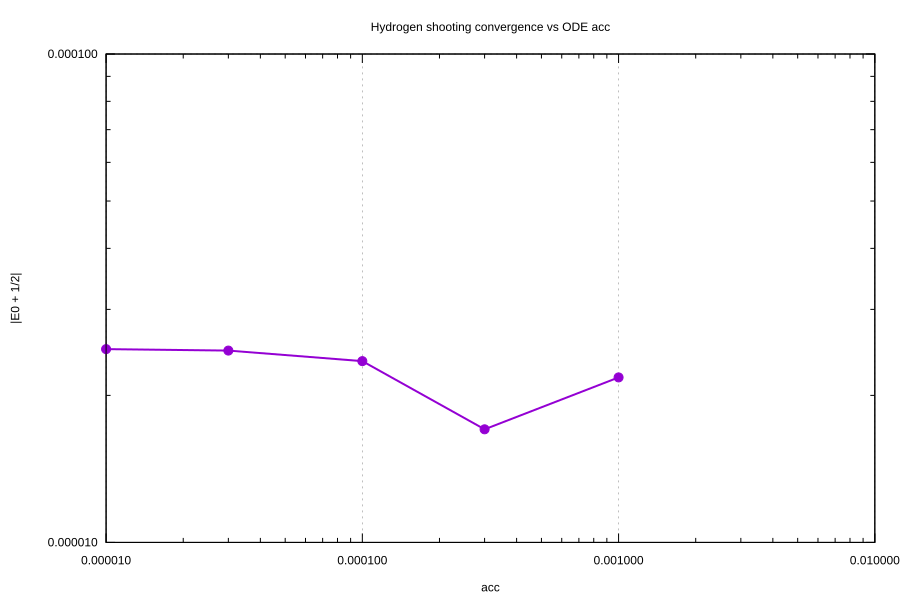

gnuplot code for this plot:
# Convergence of E0 with respect to ODE absolute tolerance acc.
set terminal svg size 900,600 enhanced background rgb 'white'
set output 'plot_conv_acc.svg'

set title 'Hydrogen shooting convergence vs ODE acc'
set xlabel 'acc'
set ylabel '|E0 + 1/2|'
set grid
set logscale xy
set key off

plot 'hydrogen_convergence_acc.data' using 1:3 with linespoints lw 2 pt 7
